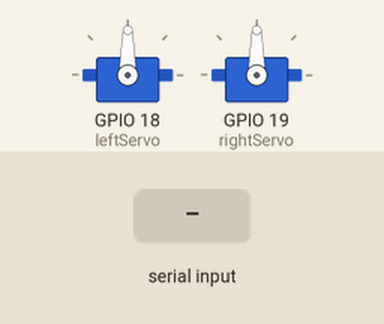
The sketch below on a simulated ESP32. Parts: 2 × servo. Inputs (shaded band) come from the test bench.

Above: at 1.2 s.
1.3 s: "90,45\n" received over Serial
At 2.2 s:
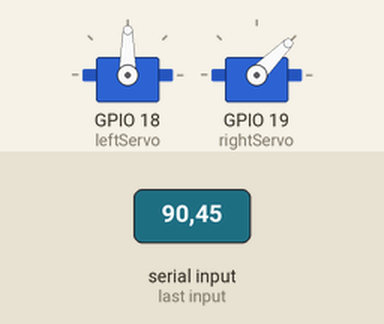
2.8 s: "30,150\n" received over Serial
At 3.6 s:
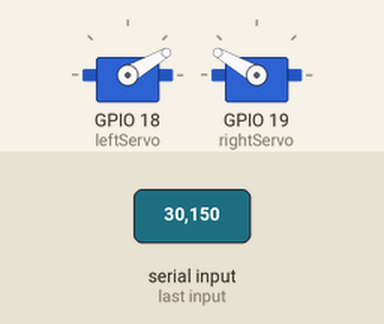
4.3 s: "1,90\n" received over Serial
At 5.6 s:
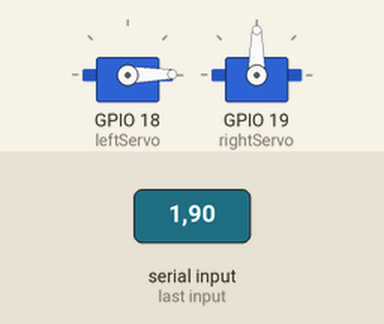
Timing chart, 0 to 7.3 s (numbered marks = the images above; inputs shaded):
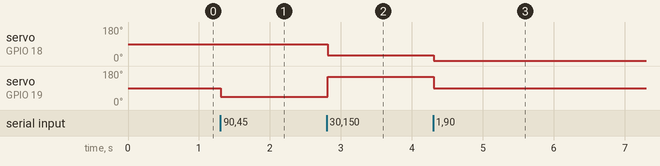

The sketch:

servo.ino.ino
```cpp
#include <ESP32Servo.h>

Servo leftServo;   // Left hand servo on pin 18
Servo rightServo;  // Right hand servo on pin 19

void setup() {
  Serial.begin(115200);

  // Allocate timer for PWM
  ESP32PWM::allocateTimer(0);
  ESP32PWM::allocateTimer(1);
  ESP32PWM::allocateTimer(2);
  ESP32PWM::allocateTimer(3);

  leftServo.attach(18);   // Attach left servo to GPIO 18
  rightServo.attach(19);  // Attach right servo to GPIO 19

  // Set initial position
  leftServo.write(90);
  rightServo.write(90);
}

void loop() {
  if (Serial.available() > 0) {
    String data = Serial.readStringUntil('\n');
    int commaIndex = data.indexOf(',');

    if (commaIndex > 0) {
      int leftAngle = data.substring(0, commaIndex).toInt();
      int rightAngle = data.substring(commaIndex + 1).toInt();

      // Constrain angles to valid servo range
      leftAngle = constrain(leftAngle, 0, 180);
      rightAngle = constrain(rightAngle, 0, 180);

      leftServo.write(leftAngle);
      rightServo.write(rightAngle);
    }
  }
  delay(20);  // Small delay to stabilize
}
```

Measured:
- after the input at 1.3 s, servo on GPIO 19 (rightServo): 90° → 45° at once
- after the input at 2.8 s, servo on GPIO 18 (leftServo): 90° → 30° at once; servo on GPIO 19 (rightServo): 45° → 150° at once
- after the input at 4.3 s, servo on GPIO 18 (leftServo): 30° → 1° at once; servo on GPIO 19 (rightServo): 150° → 90° at once
